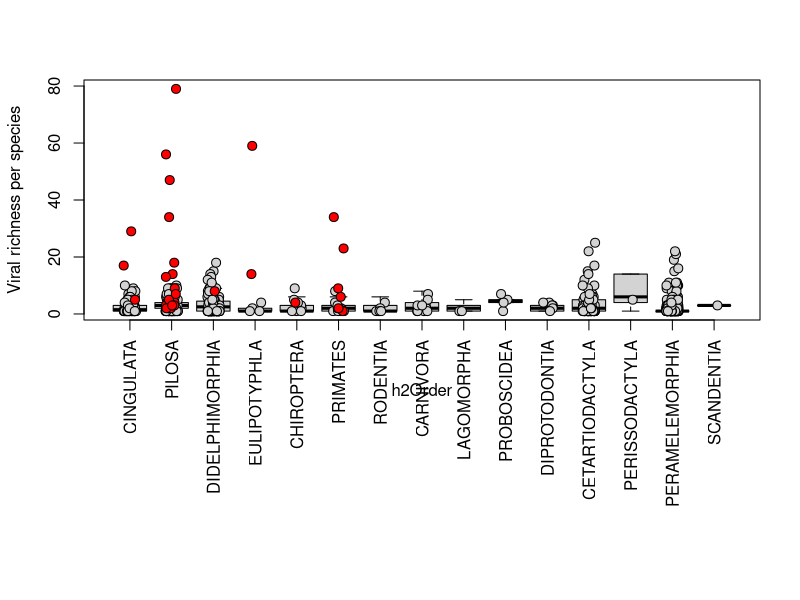

R code for this plot: (Note: this script raises an error after producing the figure.)
rm(list=ls()) 
options(stringsAsFactors=F)
require(ggplot2)
library(dplyr)
set.seed(0)

asc <- read.csv("data/HP3.assocV41_FINAL.csv", header=T, strip.white = T)
h <- read.csv("data/HP3.hostv42_FINAL.csv", header=T, strip.white = T)
v <- read.csv("data/HP3.virus_v45.csv", header=T, strip.white = T)
asc_noHoSa <- asc[asc$hHostNameFinal!="Homo_sapiens", ]

h <- h[h$hHostNameFinal != "Homo_sapiens",]  #drop humans

### NEW FIG 1, HP3, revised from code from 14 Dec 2014
head(h)
#to calculate proportion shared and order new plot
#h$hOrder <- as.factor(h$hOrder) #doesn't work without this

#order boxplot
#create ordered box plot, based on mean proportion shared with humans
h$prop_human <- h$vHoSaRich/h$vir_rich

hw <- h[h$hWildDomFAO=="wild", ] 
hd <- h[h$hWildDomFAO=="domestic", ] 

order_propshared <- h %>% 
  group_by(hOrder) %>% 
  summarize(prop_human_mean_order = mean(prop_human)) %>%
  arrange(desc(prop_human_mean_order))
  
h2 <- merge(h, order_propshared, by="hOrder")

h2 <- h2 %>% 
  arrange(desc(prop_human_mean_order))  # arrange by mean proportion zoonotic by order

order_propshared
h2Order <- ordered(h2$hOrder, levels=c( "CINGULATA", "PILOSA","DIDELPHIMORPHIA", "EULIPOTYPHLA", 
                "CHIROPTERA", "PRIMATES", "RODENTIA", "CARNIVORA", "LAGOMORPHA", "PROBOSCIDEA", "DIPROTODONTIA",
                 "CETARTIODACTYLA", "PERISSODACTYLA",  "PERAMELEMORPHIA", "SCANDENTIA"))

h2w <- h2[h2$hWildDomFAO=="wild", ] 
h2d <- h2[h2$hWildDomFAO=="domestic", ] 

unique(h2w$hOrder)
unique(h2d$hOrder)

h3w <- subset(h2, hWildDomFAO=="wild", drop=F) 
h3d <- subset(h2, hWildDomFAO=="domestic", drop=F)
?subset
levels(h3w$hOrder)
unique(h3w$hOrder)  
unique(h3d$hOrder)  #NOT WORKING, still dropping levels

#par(mfrow=c(2, 1))
#par(mar=c(10,3,3,3))
## FIG 1A
par(mar=c(14,4.2,4,2))
boxplot(vir_rich ~ h2Order, data=h2, vertical = TRUE, ylab="Viral richness per species",
        col="lightgray", main="", outcol=NA, las=3)
#one stripchart for wild values
stripchart(vir_rich ~ hOrder, data=h3w, 
           vertical = TRUE, method = "jitter", jitter=0.15,
           pch = 21, col = "black", bg = "lightgrey", 
           add = T, cex=1.2) 
#another for domestic
stripchart(vir_rich ~ hOrder, data=h3d, 
           vertical = TRUE, method = "jitter", jitter=0.15,
           pch = 21, col = "black", bg = "red", 
           add = T, cex=1.2) 
#mtext("1A", 2, adj=5, las=1) #not set right

##FIG 1B
par(mar=c(14,4,4,2)+0.1)

boxplot(propHoSa ~ hOrder, data=h, vertical = TRUE, ylab="Proportion human viruses",
        col="lightgray", main="", outcol=NA, las=3)

stripchart(propHoSa ~ hOrder, data=hw, 
           vertical = TRUE, method = "jitter", jitter=0.15,
           pch = 21, col = "black", bg = "lightgrey", 
           add = T, cex=1.2) 

stripchart(propHoSa ~ hOrder, data=hd, 
           vertical = TRUE, method = "jitter", jitter=0.15,
           pch = 21, col = "black", bg = col, 
           add = T, cex=1.2) 

## Viral richness with wild and dom stripplot, ordered by proportion shared - 15 Dec 2014

## post hoc test of significance for proportion zoonotic viruses

a2 <- aov(propHoSa ~ hOrder, data=h)
summary(a2) #hOrder is signif
pairwise.t.test(h$propHoSa, h$hOrder, p.adj = "bonf")
TukeyHSD(a2)


#### END HP3 FIG 1